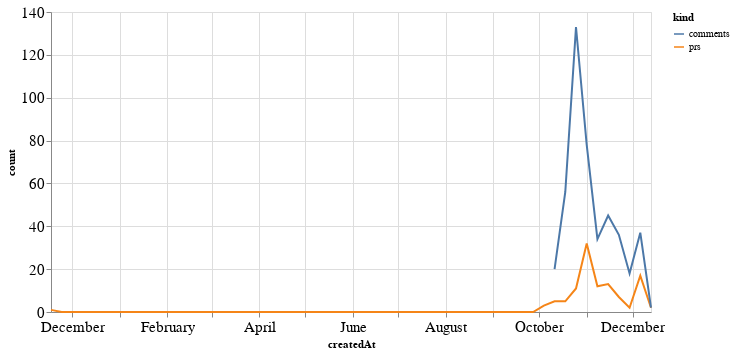

Write notebook code for a chart like this one.
### Code cell
alt.Chart(total_time, width=600).mark_line().encode(
    x='createdAt',
    y='count',
    color='kind'
)

### Figure 1 — Vega-Lite specification as saved in the notebook (floating-point values rounded to 4 significant figures)
{"config": {"axisLeft": {"labelFontSize": 15}, "axisBottom": {"labelFontSize": 15}}, "data": {"name": "data-61bbd5d7084ac17f28dd5eb7e04f1f63"}, "mark": "line", "encoding": {"color": {"type": "nominal", "field": "kind"}, "x": {"type": "temporal", "field": "createdAt"}, "y": {"type": "quantitative", "field": "count"}}, "width": 600, "$schema": "https://vega.github.io/schema/vega-lite/v4.8.1.json", "datasets": {"data-61bbd5d7084ac17f28dd5eb7e04f1f63": [{"createdAt": "2019-11-17T00:00:00", "kind": "prs", "count": 1.0}, {"createdAt": "2019-11-24T00:00:00", "kind": "prs", "count": 0.0}, {"createdAt": "2019-12-01T00:00:00", "kind": "prs", "count": 0.0}, {"createdAt": "2019-12-08T00:00:00", "kind": "prs", "count": 0.0}, {"createdAt": "2019-12-15T00:00:00", "kind": "prs", "count": 0.0}, {"createdAt": "2019-12-22T00:00:00", "kind": "prs", "count": 0.0}, {"createdAt": "2019-12-29T00:00:00", "kind": "prs", "count": 0.0}, {"createdAt": "2020-01-05T00:00:00", "kind": "prs", "count": 0.0}, {"createdAt": "2020-01-12T00:00:00", "kind": "prs", "count": 0.0}, {"createdAt": "2020-01-19T00:00:00", "kind": "prs", "count": 0.0}, {"createdAt": "2020-01-26T00:00:00", "kind": "prs", "count": 0.0}, {"createdAt": "2020-02-02T00:00:00", "kind": "prs", "count": 0.0}, {"createdAt": "2020-02-09T00:00:00", "kind": "prs", "count": 0.0}, {"createdAt": "2020-02-16T00:00:00", "kind": "prs", "count": 0.0}, {"createdAt": "2020-02-23T00:00:00", "kind": "prs", "count": 0.0}, {"createdAt": "2020-03-01T00:00:00", "kind": "prs", "count": 0.0}, {"createdAt": "2020-03-08T00:00:00", "kind": "prs", "count": 0.0}, {"createdAt": "2020-03-15T00:00:00", "kind": "prs", "count": 0.0}, {"createdAt": "2020-03-22T00:00:00", "kind": "prs", "count": 0.0}, {"createdAt": "2020-03-29T00:00:00", "kind": "prs", "count": 0.0}, {"createdAt": "2020-04-05T00:00:00", "kind": "prs", "count": 0.0}, {"createdAt": "2020-04-12T00:00:00", "kind": "prs", "count": 0.0}, {"createdAt": "2020-04-19T00:00:00", "kind": "prs", "count": 0.0}, {"createdAt": "2020-04-26T00:00:00", "kind": "prs", "count": 0.0}, {"createdAt": "2020-05-03T00:00:00", "kind": "prs", "count": 0.0}, {"createdAt": "2020-05-10T00:00:00", "kind": "prs", "count": 0.0}, {"createdAt": "2020-05-17T00:00:00", "kind": "prs", "count": 0.0}, {"createdAt": "2020-05-24T00:00:00", "kind": "prs", "count": 0.0}, {"createdAt": "2020-05-31T00:00:00", "kind": "prs", "count": 0.0}, {"createdAt": "2020-06-07T00:00:00", "kind": "prs", "count": 0.0}, {"createdAt": "2020-06-14T00:00:00", "kind": "prs", "count": 0.0}, {"createdAt": "2020-06-21T00:00:00", "kind": "prs", "count": 0.0}, {"createdAt": "2020-06-28T00:00:00", "kind": "prs", "count": 0.0}, {"createdAt": "2020-07-05T00:00:00", "kind": "prs", "count": 0.0}, {"createdAt": "2020-07-12T00:00:00", "kind": "prs", "count": 0.0}, {"createdAt": "2020-07-19T00:00:00", "kind": "prs", "count": 0.0}, {"createdAt": "2020-07-26T00:00:00", "kind": "prs", "count": 0.0}, {"createdAt": "2020-08-02T00:00:00", "kind": "prs", "count": 0.0}, {"createdAt": "2020-08-09T00:00:00", "kind": "prs", "count": 0.0}, {"createdAt": "2020-08-16T00:00:00", "kind": "prs", "count": 0.0}, {"createdAt": "2020-08-23T00:00:00", "kind": "prs", "count": 0.0}, {"createdAt": "2020-08-30T00:00:00", "kind": "prs", "count": 0.0}, {"createdAt": "2020-09-06T00:00:00", "kind": "prs", "count": 0.0}, {"createdAt": "2020-09-13T00:00:00", "kind": "prs", "count": 0.0}, {"createdAt": "2020-09-20T00:00:00", "kind": "prs", "count": 0.0}, {"createdAt": "2020-09-27T00:00:00", "kind": "prs", "count": 0.0}, {"createdAt": "2020-10-04T00:00:00", "kind": "prs", "count": 3.0}, {"createdAt": "2020-10-11T00:00:00", "kind": "prs", "count": 5.0}, {"createdAt": "2020-10-18T00:00:00", "kind": "prs", "count": 5.0}, {"createdAt": "2020-10-25T00:00:00", "kind": "prs", "count": 11.0}, {"createdAt": "2020-11-01T00:00:00", "kind": "prs", "count": 32.0}, {"createdAt": "2020-11-08T00:00:00", "kind": "prs", "count": 12.0}, {"createdAt": "2020-11-15T00:00:00", "kind": "prs", "count": 13.0}, {"createdAt": "2020-11-22T00:00:00", "kind": "prs", "count": 7.0}, {"createdAt": "2020-11-29T00:00:00", "kind": "prs", "count": 2.0}, {"createdAt": "2020-12-06T00:00:00", "kind": "prs", "count": 17.0}, {"createdAt": "2020-12-13T00:00:00", "kind": "prs", "count": 2.0}, {"createdAt": "2019-11-17T00:00:00", "kind": "comments", "count": null}, {"createdAt": "2019-11-24T00:00:00", "kind": "comments", "count": null}, {"createdAt": "2019-12-01T00:00:00", "kind": "comments", "count": null}, {"createdAt": "2019-12-08T00:00:00", "kind": "comments", "count": null}, {"createdAt": "2019-12-15T00:00:00", "kind": "comments", "count": null}, {"createdAt": "2019-12-22T00:00:00", "kind": "comments", "count": null}, {"createdAt": "2019-12-29T00:00:00", "kind": "comments", "count": null}, {"createdAt": "2020-01-05T00:00:00", "kind": "comments", "count": null}, {"createdAt": "2020-01-12T00:00:00", "kind": "comments", "count": null}, {"createdAt": "2020-01-19T00:00:00", "kind": "comments", "count": null}, {"createdAt": "2020-01-26T00:00:00", "kind": "comments", "count": null}, {"createdAt": "2020-02-02T00:00:00", "kind": "comments", "count": null}, {"createdAt": "2020-02-09T00:00:00", "kind": "comments", "count": null}, {"createdAt": "2020-02-16T00:00:00", "kind": "comments", "count": null}, {"createdAt": "2020-02-23T00:00:00", "kind": "comments", "count": null}, {"createdAt": "2020-03-01T00:00:00", "kind": "comments", "count": null}, {"createdAt": "2020-03-08T00:00:00", "kind": "comments", "count": null}, {"createdAt": "2020-03-15T00:00:00", "kind": "comments", "count": null}, {"createdAt": "2020-03-22T00:00:00", "kind": "comments", "count": null}, {"createdAt": "2020-03-29T00:00:00", "kind": "comments", "count": null}, {"createdAt": "2020-04-05T00:00:00", "kind": "comments", "count": null}, {"createdAt": "2020-04-12T00:00:00", "kind": "comments", "count": null}, {"createdAt": "2020-04-19T00:00:00", "kind": "comments", "count": null}, {"createdAt": "2020-04-26T00:00:00", "kind": "comments", "count": null}, {"createdAt": "2020-05-03T00:00:00", "kind": "comments", "count": null}, {"createdAt": "2020-05-10T00:00:00", "kind": "comments", "count": null}, {"createdAt": "2020-05-17T00:00:00", "kind": "comments", "count": null}, {"createdAt": "2020-05-24T00:00:00", "kind": "comments", "count": null}, {"createdAt": "2020-05-31T00:00:00", "kind": "comments", "count": null}, {"createdAt": "2020-06-07T00:00:00", "kind": "comments", "count": null}, {"createdAt": "2020-06-14T00:00:00", "kind": "comments", "count": null}, {"createdAt": "2020-06-21T00:00:00", "kind": "comments", "count": null}, {"createdAt": "2020-06-28T00:00:00", "kind": "comments", "count": null}, {"createdAt": "2020-07-05T00:00:00", "kind": "comments", "count": null}, {"createdAt": "2020-07-12T00:00:00", "kind": "comments", "count": null}, {"createdAt": "2020-07-19T00:00:00", "kind": "comments", "count": null}, {"createdAt": "2020-07-26T00:00:00", "kind": "comments", "count": null}, {"createdAt": "2020-08-02T00:00:00", "kind": "comments", "count": null}, {"createdAt": "2020-08-09T00:00:00", "kind": "comments", "count": null}, {"createdAt": "2020-08-16T00:00:00", "kind": "comments", "count": null}, {"createdAt": "2020-08-23T00:00:00", "kind": "comments", "count": null}, {"createdAt": "2020-08-30T00:00:00", "kind": "comments", "count": null}, {"createdAt": "2020-09-06T00:00:00", "kind": "comments", "count": null}, {"createdAt": "2020-09-13T00:00:00", "kind": "comments", "count": null}, {"createdAt": "2020-09-20T00:00:00", "kind": "comments", "count": null}, {"createdAt": "2020-09-27T00:00:00", "kind": "comments", "count": null}, {"createdAt": "2020-10-04T00:00:00", "kind": "comments", "count": null}, {"createdAt": "2020-10-11T00:00:00", "kind": "comments", "count": 20.0}, {"createdAt": "2020-10-18T00:00:00", "kind": "comments", "count": 56.0}, {"createdAt": "2020-10-25T00:00:00", "kind": "comments", "count": 133.0}, {"createdAt": "2020-11-01T00:00:00", "kind": "comments", "count": 78.0}, {"createdAt": "2020-11-08T00:00:00", "kind": "comments", "count": 34.0}, {"createdAt": "2020-11-15T00:00:00", "kind": "comments", "count": 45.0}, {"createdAt": "2020-11-22T00:00:00", "kind": "comments", "count": 36.0}, {"createdAt": "2020-11-29T00:00:00", "kind": "comments", "count": 18.0}, {"createdAt": "2020-12-06T00:00:00", "kind": "comments", "count": 37.0}, {"createdAt": "2020-12-13T00:00:00", "kind": "comments", "count": 2.0}]}}
